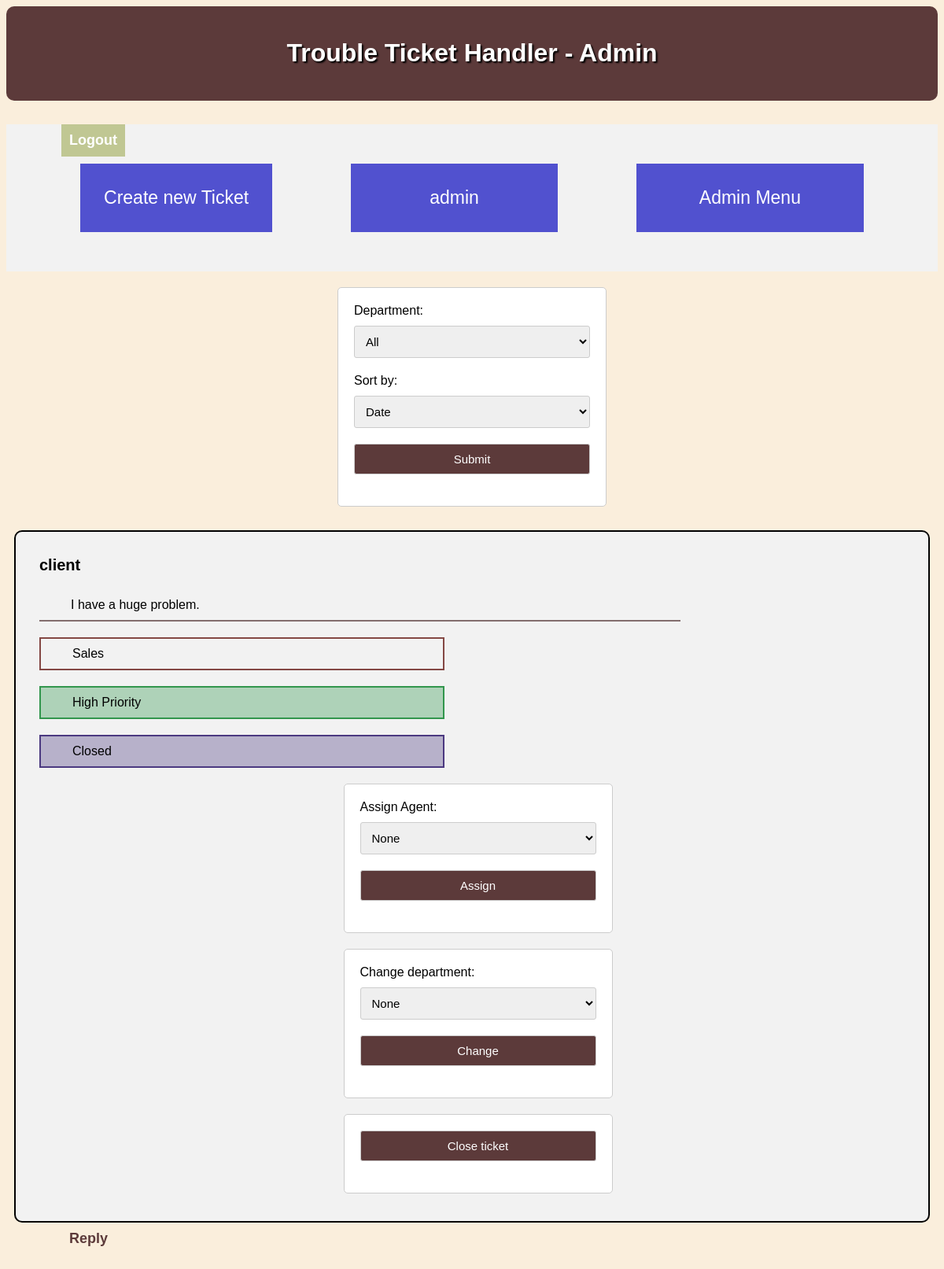
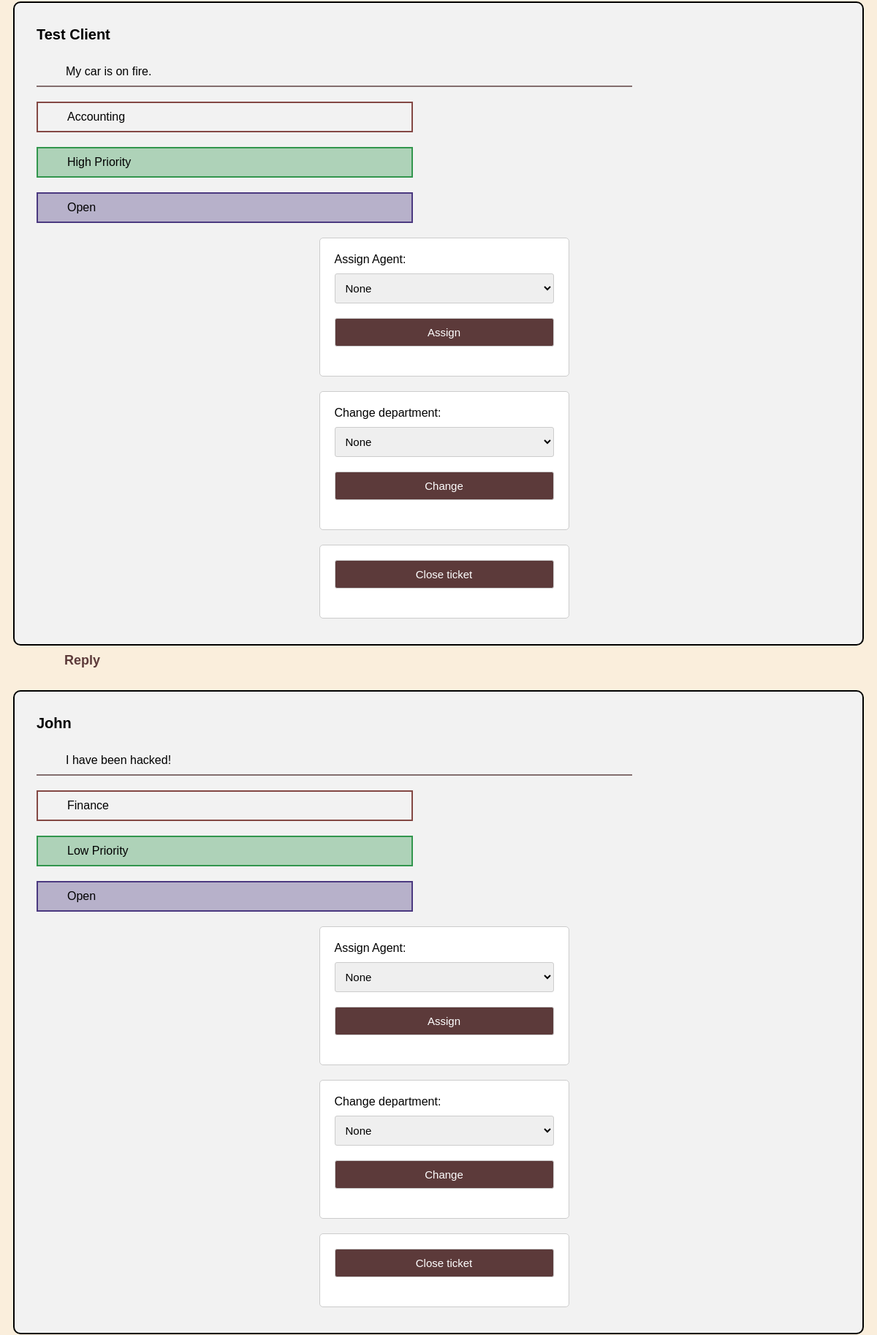
Screenshot of /admin.php (signed in, upper part) with the database file from the repository (2 pictures, top to bottom).
### tables this page shows
CREATE TABLE user (
  id INTEGER PRIMARY KEY AUTOINCREMENT,
  status TEXT NOT NULL,
  name TEXT NOT NULL,
  username TEXT UNIQUE NOT NULL,
  password TEXT NOT NULL,
  email TEXT NOT NULL,
  department TEXT
);

### admin.php (the view, shortened to what this page needs)
<?php
$db = getDataBaseConnection();
$stmt = $db->prepare("SELECT * FROM user WHERE id = :id");
$stmt->bindParam(':id', $_SESSION['user_id']);
$stmt->execute();
$user = $stmt->fetch();
$stmt = $db->prepare("SELECT * FROM user WHERE status = 'Agent' or status = 'Admin'");
$stmt->execute();
$agents = $stmt->fetchAll();
$stmt = $db->prepare("SELECT user.name as client_name, ticket.message, ticket.status, ticket.department as dep, ticket.id as ticket_id,
                      ticket.priority
                      FROM ticket
                      JOIN user ON ticket.client_id = user.id");
$stmt->execute();
$tickets = $stmt->fetchAll();
?>
<!DOCTYPE html>
<html lang="en-US">
<head>
    <link rel="stylesheet" href="style2.css">
</head>
<body>
<header>
    <h1><a href="admin.php">Trouble Ticket Handler - Admin</a></h1>
</header>
<a href="login.php" class="a-prof">Logout</a>
<ul id="menu">
    <a href="ticket.php">
        <li class="first">Create new Ticket</li>
    </a>
    <a href="profile.php">
        <li class="second"><?= $user['name'] ?></li>
    </a>
    <a href="admin_menu.php">
        <li class = "last"> Admin Menu </li>
    </a>
</ul>
<form action="" method="post">
<label for="sort">Department:</label>
  <select name="department">
  <option value = "all"> All </option>
  </select>
  <label for="sort">Sort by:</label>
  <select id="sort" name="sort">
    <option value="date">Date</option>
  </select>
  <input type="submit" value="Submit">
</form>
<section id = "tickets">
<?php foreach ($tickets as $ticket): ?>
  <div id="ticket">
  <h2><?= $ticket['client_name'] ?></h2>
    <div class = "ticket-info">
      <p><?= $ticket['message'] ?></p>
      <p><?= $ticket['dep'] ?></p>
      <p><?= $ticket['priority']. " Priority" ?></p>
      <p><?= $ticket['status'] ?></p>
    </div>
    <form action="" method="post" class = "assign">
      <label for="assign">Assign Agent:</label>
      <select name="agent">
      <option value = "none"> None </option>
      </select>
      <input type="submit" name = "assign" value="Assign">
    </form>
    <form action = "" method = "post" class = "change">
      <label for ="change"> Change department: </label>
      <select name = "depChange">
        <option value = "none"> None </option>
      </select>
      <input type = "submit" name = "change" value = "Change">
    </form>
    <form action = "" method = "POST">
      <input type = "submit" value = "Close ticket">
    </form>
  </div>
  <a href="#" class="reply-ticket" onclick="showFormReply(<?= $ticket['ticket_id'] ?>)">Reply</a>
<?php endforeach; ?>
</section>
</body>
</html>

### style2.css (style rules this page uses)
body { font-family: Arial, sans-serif; background-color: rgb(250, 238, 220); margin: 15; padding: 0; margin-bottom: 70px; }
header { background-color: rgb(92, 58, 58); color: #fff; padding: 20px; text-align: center; margin-bottom: 30px; border-radius: 10px; text-shadow: black 2px 2px 2px; }
h1 a { color: white; margin: 20px; }
form { max-width: 300px; margin: 20px auto; padding: 20px; background-color: #fff; border: 1px solid #ccc; border-radius: 5px; }
label { display: block; margin-bottom: 10px; }
a { color: rgb(92, 58, 58); text-decoration: none; }
input[type="submit"] { font-size: 17px; background-color: rgb(92, 58, 58); color: #fff; padding: 10px 20px; border: none; border-radius: 3px; cursor: pointer; }
.a-prof { position: absolute; background-color:rgba(144, 158, 54, 0.5); padding: 10px; margin-left: 70px; display: inline-block; font-size: 18px; font-weight: bold; color: white; box-sizing: content-box; margin-bottom: 20px; }
form textarea, form select, form input[type="checkbox"], form input[type="submit"] { width: 100%; padding: 10px; margin-bottom: 20px; border-radius: 3px; border: 1px solid #ccc; font-size: 15px; }
form select { margin-bottom: 20px; }
ul { list-style-type: none; margin: 0; padding: 0; display: flex; justify-content: center; background-color: #f2f2f2; }
ul li { padding: 10px 20px; }
ul a li { color: white; text-decoration: none; font-size: 23px; margin: 50px; }
.first { padding: 30px; background-color: rgb(81, 81, 207); }
.second { padding: 30px; padding-right: 100px; padding-left: 100px; background-color: rgb(81, 81, 207); }
.last { padding: 30px; padding-right: 80px; padding-left: 80px; background-color:rgb(81, 81, 207); }
#ticket { background-color: #f2f2f2; margin: 10px; padding: 15px; padding-left: 30px; margin-bottom: 10px; margin-top: 30px; border: 2px solid black; border-radius: 10px; }
div#ticket h2 { font-size: 20px; }
div#ticket p { margin-bottom: 5px; padding-left: 40px; margin-top: 20px; margin-right: 600px; padding-top: 10px; padding-bottom: 10px; }
div#ticket p:nth-child(1) { border-bottom: 2px solid #836e6e; margin-right: 300px; }
div#ticket p:nth-child(2) { border: 2px solid #844844; }
div#ticket p:nth-child(3) { border: 2px solid #32964d; background-color: #32964d5a; }
div#ticket p:nth-child(4) { border: 2px solid #4b3980; background-color: #4b39805a; }
.reply-ticket { margin-top: 30px; font-size: 18px; font-weight: bold; margin-left: 80px; }

### rows the page displays
user: name "admin"
user: name "client", message "I have a huge problem.", dep "Sales", priority "High", status "Closed"
user: name "Test Client", message "My car is on fire.", dep "Accounting", priority "High", status "Open"
user: name "John", message "I have been hacked!", dep "Finance", priority "Low", status "Open"
